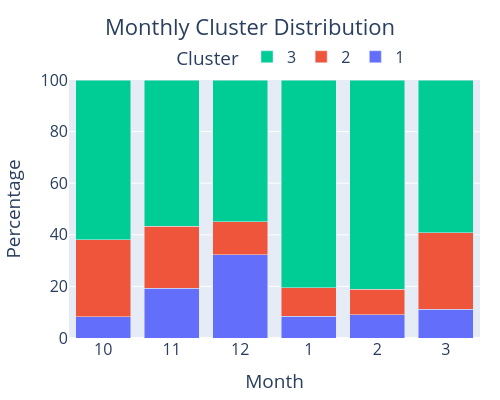

Notebook code cell kept with this figure:
### Code cell
# Define label order
labels = [1, 2, 3]

# Calculate the count of each label for each month
monthly_label_counts = df.groupby(['Month', 'label']).size().unstack(fill_value=0)

# Define month order
month_order = [10, 11, 12, 1, 2, 3]

# Reindex to sort months and ensure all months are present
existing_months_in_order = [m for m in month_order if m in monthly_label_counts.index]
monthly_label_counts = monthly_label_counts.reindex(existing_months_in_order)

fig = go.Figure()

# Add a bar for each label
for label in labels:
    if label in monthly_label_counts.columns:
        fig.add_trace(go.Bar(
            x=monthly_label_counts.index,
            y=monthly_label_counts[label],
            name=str(label)
        ))

fig.update_layout(
    barmode='stack',
    barnorm='percent',
    title_text='Monthly Cluster Distribution',
    title_x=0.5, title_y=0.95,
    xaxis_title='Month',
    yaxis_title='Percentage',
    legend_title='Cluster',
    font=dict(
        size=16
    ),
    xaxis=dict(
        type='category',
        categoryorder='array',
        categoryarray=monthly_label_counts.index
    ),
    width=500, height=400,
    margin=dict(l=50, r=20, t=80, b=50),
    legend=dict(
        orientation="h",
        yanchor="bottom",
        y=1.02,
        xanchor="right",
        x=0.83
    )
)

fig.show()

### Figure 1 — Plotly figure (JSON) as saved in the notebook; plotly's stock layout.template omitted (floating-point values rounded to 4 significant figures)
{"data": [{"name": "1", "type": "bar", "x": [10, 11, 12, 1, 2, 3], "y": [45, 257, 467, 107, 40, 143]}, {"name": "2", "type": "bar", "x": [10, 11, 12, 1, 2, 3], "y": [165, 320, 185, 139, 44, 385]}, {"name": "3", "type": "bar", "x": [10, 11, 12, 1, 2, 3], "y": [342, 757, 796, 1011, 361, 766]}], "layout": {"barmode": "stack", "barnorm": "percent", "font": {"size": 16}, "height": 400, "legend": {"orientation": "h", "title": {"text": "Cluster"}, "x": 0.83, "xanchor": "right", "y": 1.02, "yanchor": "bottom"}, "margin": {"b": 50, "l": 50, "r": 20, "t": 80}, "title": {"text": "Monthly Cluster Distribution", "x": 0.5, "y": 0.95}, "width": 500, "xaxis": {"categoryarray": [10, 11, 12, 1, 2, 3], "categoryorder": "array", "title": {"text": "Month"}, "type": "category"}, "yaxis": {"title": {"text": "Percentage"}}}}
